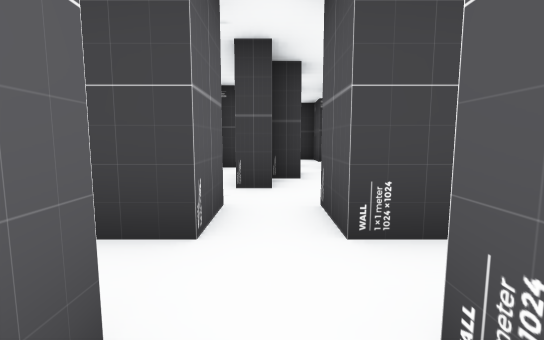
View 1 (above)

17 first-person views from a walk through a scene from a Unity 3-D project. The camera is 1.3 m above the floor, tilts 6° down and sees 90° across. The floor is counted in squares, 2 m on a side. Each view is taken from the middle of a square. On the plan, view 1 faces up. The plan holds only what a view shows up to about 9 squares ahead; the rest is blank. The player character is not drawn.

View 2
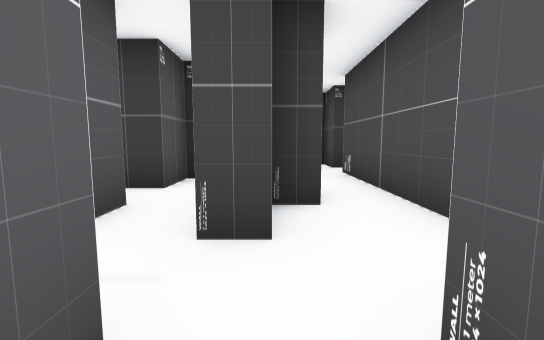

View 3
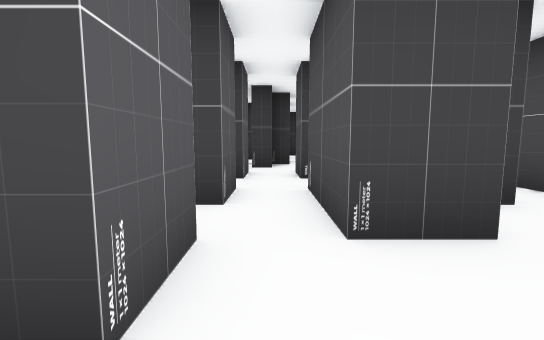

View 4
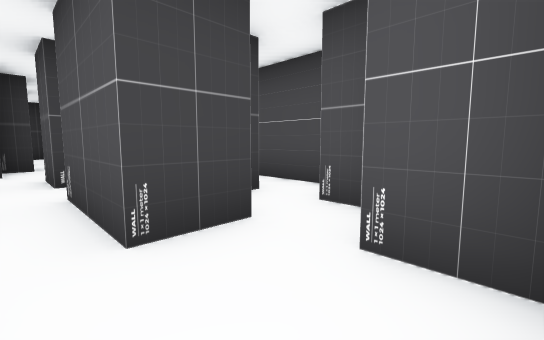

View 5
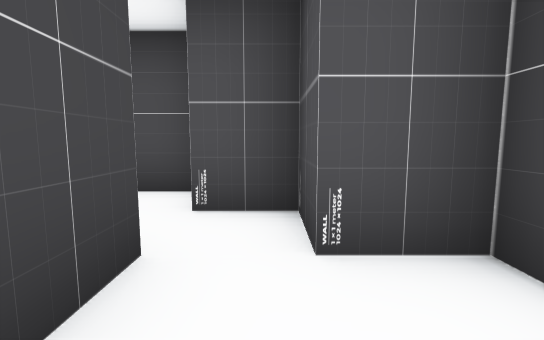

View 6
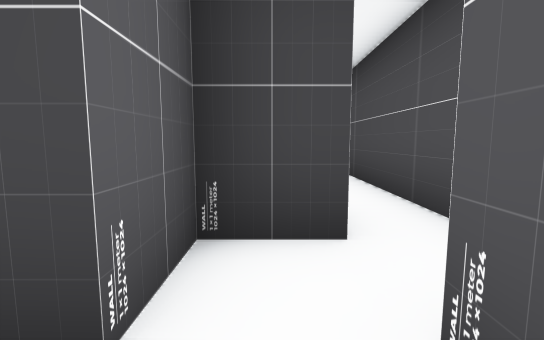

View 7
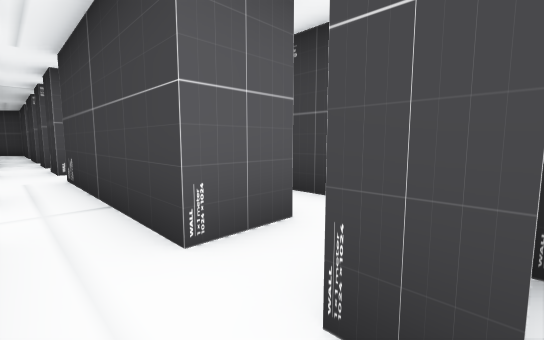

View 8
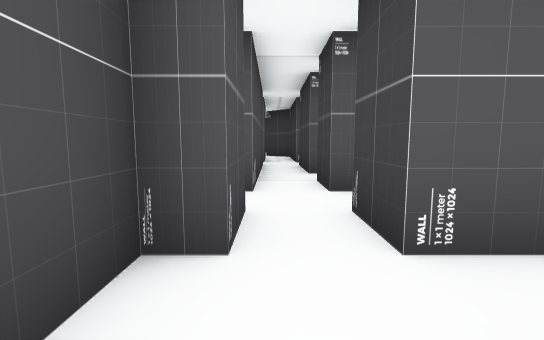

View 9
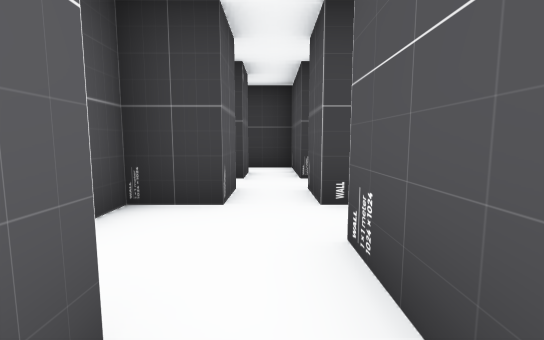

View 10
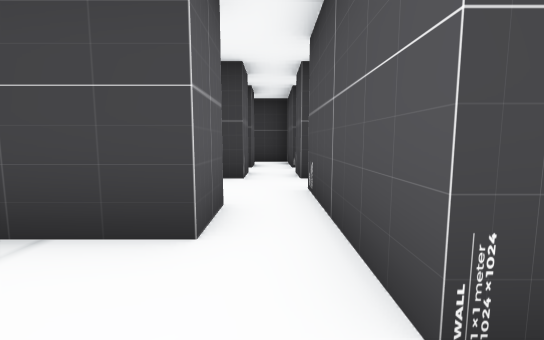

View 11
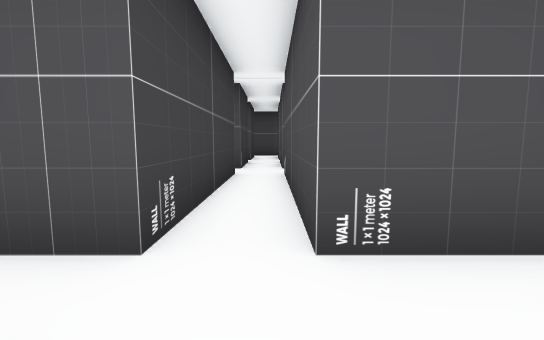

View 12
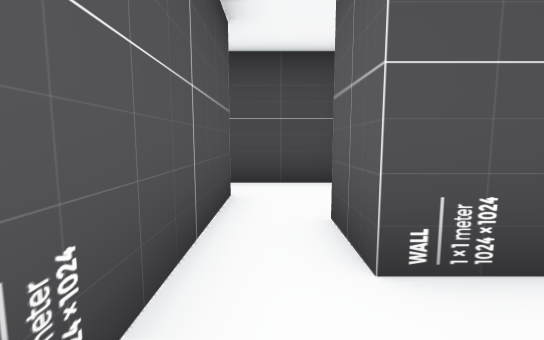

View 13
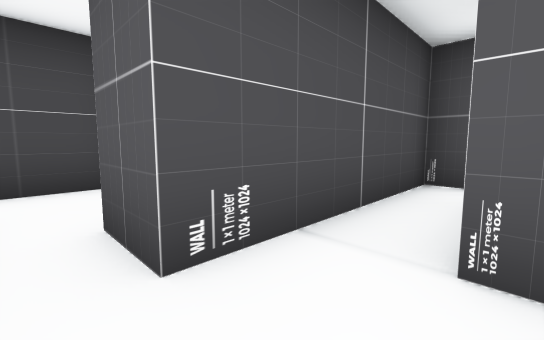

View 14
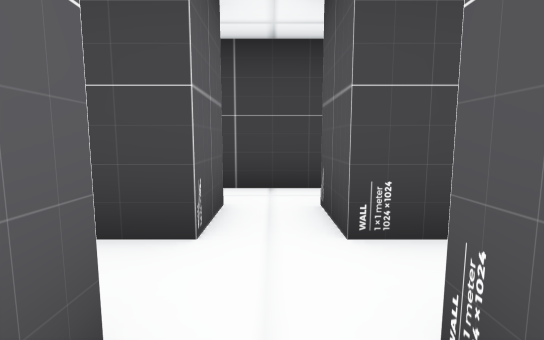

View 15
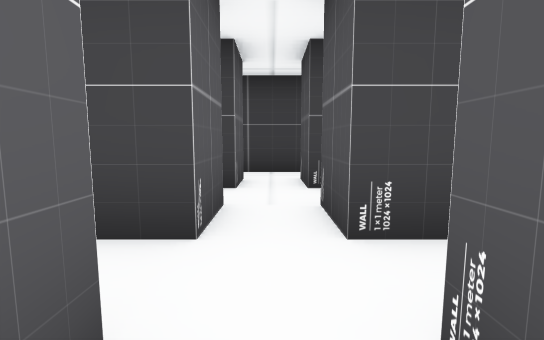

View 16
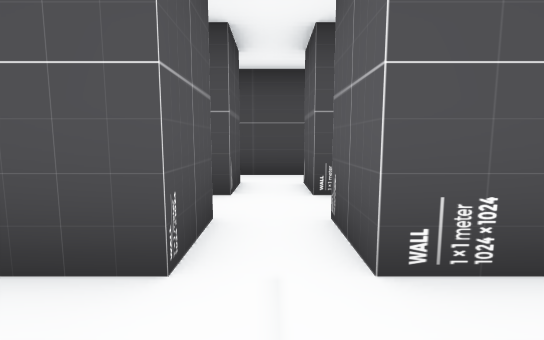

View 17
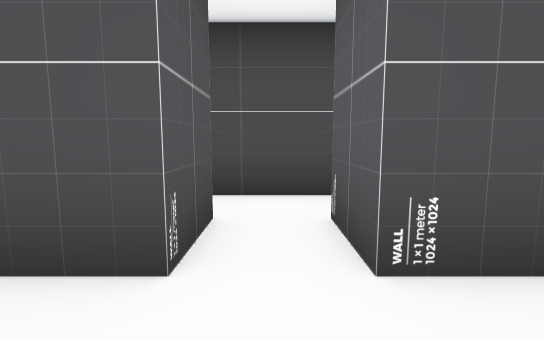

### Floor plan
Points are (right, up) in squares from view 1. A wall is a line through its corners. A room is listed if a view was taken in it or the views show most of it. See-through windows are left out.
Room 1 (view 1)
walls: (1.2, 1.7) (0.5, 1.7); (-0.5, 0.7) (-0.5, -0.3); (0.5, -1.3) (0.5, 0.8)
ways out: opening at (0, 2) to room 2; opening at (0, 0) to room 3; opening at (-1.5, 1) to room 6; opening at (1.5, 1) to room 9
Room 2 (views 2, 7)
walls: (-0.5, 2.8) (-0.5, 1.7); (0.1, 3.8) (-0.5, 3.8); (0.5, 1.7) (0.5, 2.8); (0.6, 4.7) (0, 4.7); (1.5, 4.2) (1.5, 5.4); (-1.5, 4.9) (-1.5, 3.8)
ways out: opening at (0, 2) to room 1; opening at (-2, 3) to room 11; opening at (-1, 4) to room 12; opening at (1, 4.5) to room 13
Room 3 (views 3, 4, 5, 6)
walls: (1.5, -1.3) (0.5, -1.3); (1.5, -3.4) (1.5, -2.3) (2.5, -2.3) (2.5, -1.2); (-0.5, -1.2) (-0.5, -2.3)
ways out: opening at (0, 0) to room 1; opening at (-1.5, -3) to room 7; opening at (2, -2) to room 9; opening at (-1.5, -1) to room 10
Room 4 (view 8)
walls: (-6.5, 2.8) (-6.5, 2.3) (-5.6, 2.3); (-3.5, 3.8) (-5.5, 3.8); (-6.5, 4.6) (-6.5, 3.8)
ways out: opening at (-7, 3) to room 8; opening at (-4.5, 3) to room 11; opening at (-6, 4)
Room 5 (views 9, 10)
walls: (-7.5, -2.4) (-7.5, -0.5); (-9, -3.2) (-7.2, -3.2); (-8.5, -0.2) (-8.5, -1.3) (-9.9, -1.3)
ways out: opening at (-8, -1) to room 6; opening at (-10, -2); opening at (-7, -3)
Room 6 (views 11, 12, 13, 14, 16, 17)
walls: (-3.5, 2.8) (-3.5, 1.7) (-7.5, 1.7) (-7.5, 2.8); (-2.5, -0.3) (-2.5, 0.7) (-0.5, 0.7); (-7.5, -0.5) (-7.5, 0.7) (-3.5, 0.7) (-3.5, -0.3); (-8.5, 2.8) (-8.5, 1.7) (-9.5, 1.7) (-9.5, 0.8); (-0.5, 1.7) (-2.5, 1.7) (-2.5, 2.8); (-9.5, -0.2) (-8.5, -0.2)
ways out: opening at (-1.5, 1) to room 1; opening at (-8, -1) to room 5; opening at (-8, 2) to room 8; opening at (-3, 0) to room 10; opening at (-3, 2) to room 11; opening at (-10, 0)
Room 7 (view 15)
walls: (-2.5, -2.2) (-2.5, -1.2); (-0.5, -2.3) (-0.9, -2.3); (-3.8, -3.2) (-2.2, -3.2); (-3.5, -1.2) (-3.5, -2.2)
ways out: opening at (-1.5, -3) to room 3; opening at (-3, -2) to room 10; opening at (-4.5, -3)
Room 8 (no view inside)
walls: (-8.5, 4.8) (-8.5, 3.8) (-9.5, 3.8); (-7.5, 2.8) (-6.5, 2.8); (-6.5, 3.8) (-7.5, 3.8) (-7.5, 5.8) (-8.6, 5.8); (-10.5, 2.8) (-8.5, 2.8)
ways out: opening at (-7, 3) to room 4; opening at (-8, 2) to room 6; opening at (-11.5, 3)
Room 9 (no view inside)
walls: (2.6, -0.3) (1.5, -0.3) (1.5, -1.3); (3.5, -1) (3.5, 3.2)
ways out: opening at (1.5, 1) to room 1; opening at (2, -2) to room 3; opening at (3, 2)
Room 10 (no view inside)
walls: (-2.5, -1.2) (-1.6, -1.2); (-0.5, -0.3) (-2.5, -0.3)
ways out: opening at (-1.5, -1) to room 3; opening at (-3, 0) to room 6; opening at (-3, -2) to room 7; opening at (-4.5, -1)
Room 11 (no view inside)
walls: (-1.5, 3.8) (-3.5, 3.8)
ways out: opening at (-2, 3) to room 2; opening at (-4.5, 3) to room 4; opening at (-3, 2) to room 6
Room 12 (no view inside)
walls: (-0.9, 6.7) (-1.5, 6.7) (-1.5, 5.8)
ways out: opening at (-1, 4) to room 2; opening at (-2, 5)
Room 13 (no view inside)
walls: (1.5, 5.4) (1.5, 6.6)
ways out: opening at (1, 4.5) to room 2; opening at (1, 7)

Where each view was taken, in squares from view 1:
view 1: 0 up, 0 right, facing up
view 2: 2 up, 0 right, facing up
view 3: 3 down, 0 right, facing up
view 4: 3 down, 0 right, facing up-right
view 5: 2 down, 0 right, facing right
view 6: 2 down, 2 right, facing up
view 7: 3 up, 0 right, facing up-left
view 8: 3 up, 5 left, facing left
view 9: 1 down, 8 left, facing up
view 10: 3 down, 8 left, facing up
view 11: 1 up, 9 left, facing right
view 12: 1 up, 8 left, facing down
view 13: 1 up, 8 left, facing down-left
view 14: 0 up, 3 left, facing up
view 15: 2 down, 3 left, facing up
view 16: 2 up, 3 left, facing down
view 17: 0 up, 3 left, facing down
